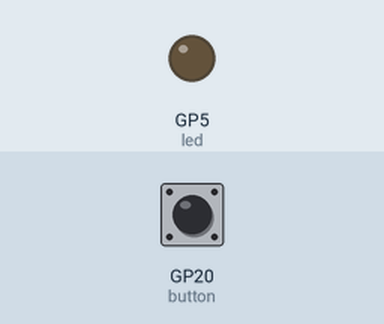
Simulated run of this program. Board: Raspberry Pi Pico running MicroPython. Shown: output pins drawn as LEDs (lit = HIGH). Dashed ring = blinking. Inputs (shaded band) come from the test bench; at power-on: GP20 (button) LOW.

Above: at 0.6 s.
At 1.2 s:
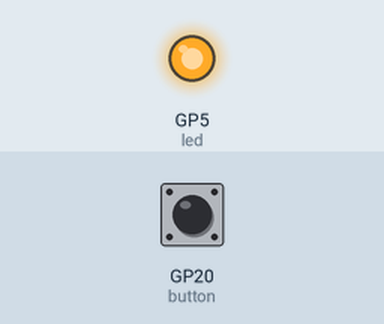
1.3 s: GP20 (button) pulled HIGH for 3.2 s
At 4.9 s:
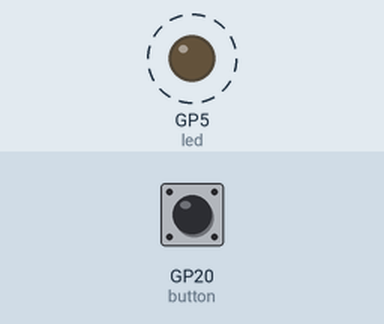
Timing chart, 0 to 12.0 s (numbered marks = the images above; inputs shaded):
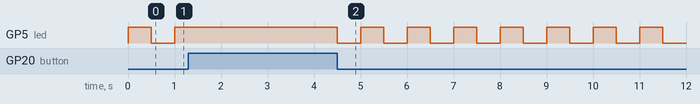

The program:

led.py
```python
import machine
import utime

button = machine.Pin(20, machine.Pin.IN, machine.Pin.PULL_DOWN)
led = machine.Pin(5, machine.Pin.OUT)

while True:
    if button.value() == 0:
        led.toggle()
        utime.sleep(0.5)
```
